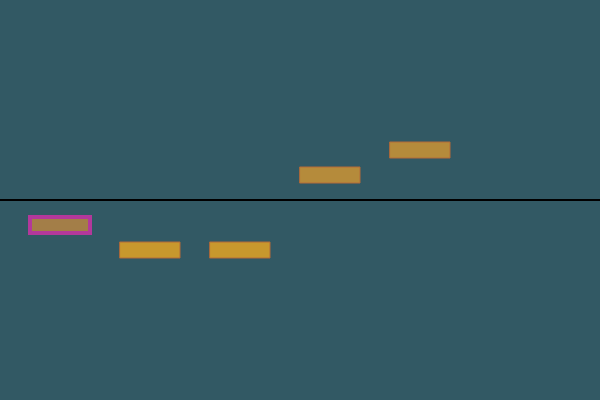
Frame 1 (no input)
Frame 2 (the mouse pressed at the canvas centre, redrawn once): identical to frame 1, image omitted

The p5.js sketch that drew this single still picture (run headless with seeded random() and noise() and a simulated clock; the mouse was pressed at the canvas centre and the sketch redrawn once):

// p5.js sketch
// ── sketch.js
// TODO allow for the use of es6

// how many rows board is subdivided into (MUST BE EVEN)
var row_number = 16;
// number of lines
var difficulty = 5;
// min moves to win
var shuffle_amount = 3;

// line dimension an spacing
var line_width_ratio = 0.1;
var line_height_ratio = 0.04;
var line_gap_ratio = 0.05;

// instantiate a global state controller object (theres probably a better way to do it)
 var stateContr = new SelectedStateController();

// array for the line objects
 var middle_lines = [];

// NOTE: variables in setup are not global scope 
function setup() {

   // Create the canvas
  createCanvas(600, 400);

  // color parameters
  colorMode(RGB, 255);

  // stop from looping thru draw()
  noLoop();

  initializeBoard(difficulty);
  
}

function draw() {
  // draw the background color
  background(50, 89, 100);
  // draw the center line
  strokeWeight(2);
  stroke('black');
  line(0, height*0.5, width, height*0.5);
  // update the display based on the internal state of the objects 
  refreshMiddleLinesDisplay();
}

// MiddleLine class
function MiddleLine ( _board_position, _id ) {
  // TODO use map instead of id
  this.id = _id;
  // start at win condition then let initialize
  this.vertical_position = 0;
  this.initial_vertical_position = _board_position;
  this.is_selected = false;
  // set the line color based on its initial distance from center
  this.line_color = colorFromHeight( this.initial_vertical_position );

  // width and height are P5 canvas globals
  this.line_width = width * line_width_ratio;
  this.line_height = height * line_height_ratio;

}

MiddleLine.prototype.display = function () {
  // choose the color based on selected status
  if ( this.is_selected == true ) {
    // purple
    strokeWeight(4);
    stroke(179, 56, 155);
  } else {
    // orange
    strokeWeight(1);
    stroke(179, 107, 56);
  }

  // voodoo: width - ( gap(i+1) + bar(i) )
  var x_val = ( ( width*line_gap_ratio )*( this.id+1 ) + ( width*line_width_ratio )*( this.id ) )
  /* voodoo: start in the middle, move in increments of the row gap times 
   * the position, and then add a small adjustment to center the line
   */
  var y_val = ( height*0.5 ) - ( ( height/row_number ) * this.vertical_position ) - (this.line_height/2);

  // By default, the first two parameters to rect() are the 
  // coordinates of the upper-left corner and the second pair
  // is the width and height
  fill( this.line_color );
  rect( x_val, y_val, this.line_width, this.line_height);
}

/**
 * A line moves itself and its neighbors in increments of its initial distance from center
 */
MiddleLine.prototype.moveUpOrDown = function (  signed_step ) {
  if ( signed_step > 0 ) {
    this.moveNeighbors( abs(this.initial_vertical_position) );
    this.vertical_position += abs(this.initial_vertical_position);
  } else {
    this.moveNeighbors( abs(this.initial_vertical_position)*(-1) );
    this.vertical_position -= abs(this.initial_vertical_position);
  }
}
MiddleLine.prototype.moveNeighbors = function ( amount ) {
  var left_dude = (this.id) - 1;
  var right_dude = (this.id) + 1;
  // only move lines that exist
  if ( !(left_dude < 0 ) ) {
    middle_lines[left_dude].vertical_position += amount;
  }
  if ( right_dude < middle_lines.length ) {
    middle_lines[right_dude].vertical_position += amount;
  }
}

function SelectedStateController () {
  // internal state keeping track of selected line to prevent looping thru to find it
  this.selected_middle_line_id = 0;

  this.moveLeftOrRight = function ( leftOrRight ) {
    // deselect the previous line then change to the next
    middle_lines[this.selected_middle_line_id].is_selected = false;
    var next = this.selected_middle_line_id + leftOrRight;
    // wrap the selected line around or inc/dec
    if ( next < 0 ) {
      middle_lines[middle_lines.length - 1].is_selected = true;
      this.selected_middle_line_id = middle_lines.length - 1;
    } else if ( next == middle_lines.length ) {
      middle_lines[0].is_selected = true;
      this.selected_middle_line_id = 0;
    } else {
      middle_lines[next].is_selected = true;
      this.selected_middle_line_id = next;
    }
  };

}

function refreshMiddleLinesDisplay () {
  // loop thru and draw all the lines
  for (i=0; i<middle_lines.length; i++) {
    middle_lines[i].display();
  }
}

function initializeBoard( difficulty_value ) {
  // create the lines
  for (i=0; i<difficulty_value; i++) {
    middle_lines.push( new MiddleLine( randomHeight(), i ));
  }
  // set the selected line as the first one
  middle_lines[0].is_selected = true;
  
  // randomize the board state by starting from a solved condition then working backwards
  for (i=0; i<shuffle_amount; i++) {
   // random number between min and max:
   // Math.floor(Math.random()*(max-min+1)+min)
   var random_line_index = Math.floor( Math.random()*( middle_lines.length ) );
   console.log('This line(0-(length-1)) was moved: ',random_line_index);
   // plusOrMinus = Math.random() < 0.5 ? -1 : 1
   var upOrDown =  Math.random() < 0.5 ? -1 : 1;
   console.log('Up(1) or down(-1): ', upOrDown);
   middle_lines[ random_line_index ].moveUpOrDown( upOrDown );
  }
}

function randomHeight () {
  // plusOrMinus = Math.random() < 0.5 ? -1 : 1
  var rand_unsigned_height = Math.floor(Math.random() * (3)) + 1;
  var plusOrMinus = Math.random() < 0.5 ? -1 : 1;
  return rand_unsigned_height * plusOrMinus;
}

function colorFromHeight ( signed_height ) {
  var max_distance = row_number/2;
  var steps = 1/max_distance;
  var abs_height = abs(signed_height);
  var inc = steps*abs_height;
  // TODO find a way to move the values to the top of the file
  var start_color = color(218, 165, 32);
  var end_color = color(72, 61, 139);
  return lerpColor(start_color, end_color, steps*abs_height);
}

function keyPressed() {
  if (keyCode === LEFT_ARROW) {
    stateContr.moveLeftOrRight(-1);
  } else if (keyCode === RIGHT_ARROW) {
    stateContr.moveLeftOrRight(1);
  } else if (keyCode === UP_ARROW) {
    middle_lines[ stateContr.selected_middle_line_id ].moveUpOrDown( 1 );
  } else if (keyCode === DOWN_ARROW) {
    middle_lines[ stateContr.selected_middle_line_id ].moveUpOrDown ( -1 );
  }
  // refresh display after any changes
  redraw();
}

// ── branch.js
function Branch( parent, position, direction ) {
	this.position = position;
	this.parent = parent;
	this.direction = direction;
	this.original_direction = this.direction.copy();
	this.count = 0;
	this.length = branch_length;
	this.thickness = 1;

	this.reset = function () {
		this.direction = this.original_direction.copy();
		this.count = 0;
	}

	this.next = function() {
		var next_direction = p5.Vector.mult( this.direction, this.length );
		var next_position = p5.Vector.add( this.position, next_direction );
		return new Branch( this, next_position, this.direction.copy() );
	}

	this.show = function() {
		if ( parent != null ) {
			strokeWeight( Math.floor( this.thickness ) );
			stroke(232, 236, 4);
			line( this.parent.position.x, this.parent.position.y, this.position.x, this.position.y);
		}
	}
}
// ── leaf.js
function Leaf() {
	this.position = createVector( random( width ), random( height ) );
	this.reached = false;

	this.show = function() {
		fill(236, 102, 4);
		noStroke();
		ellipse( this.position.x, this.position.y, 4, 4 );
	} 
}
// ── tree.js
function Tree() {
	this.leaves = [];
	this.branches = [];
	this.initialized = false;

	this.continue_grow = true;
	this.grow_cycles_since_last_grown = 0;

	for (var i = 0; i < num_leaves; i++) {
		this.leaves.push(new Leaf());
	}


	this.initialize = function ( x, y) {
		var position = createVector( x, y );
		var direction = createVector( 0, -1 );
		var root_branch = new Branch( null, position, direction);
		this.branches.push(root_branch);

		var current = root_branch;
		var found = false;
		while ( !found ) {
			for (var i = 0; i < this.leaves.length; i++) {
				var d = p5.Vector.dist( current.position, this.leaves[i].position );
				if ( d < max_dist) {
					found = true
				}
			}
			if ( !found ) {
				current = current.next();
				this.branches.push(current);
			}
		}
	}

	

	this.grow = function () {
		var num_leaves_left = this.leaves.length;

		for (var i = 0; i < this.leaves.length; i++) {
			var leaf = this.leaves[i];

			var closest_branch = null;
			var record = width + height;
			for (var k = 0; k < this.branches.length; k++) {
				var d = p5.Vector.dist( leaf.position, this.branches[k].position );
				if ( d < min_dist ) {
					leaf.reached = true;
					closest_branch = null;
					break;
				} else if ( d > max_dist ) {
					// do nothing
				} else if ( closest_branch == null || d < record ) {
					closest_branch = this.branches[k];
					record = d;
				}
			}
			if ( closest_branch != null ) {
				var new_direction = p5.Vector.sub( leaf.position, closest_branch.position );
				new_direction.normalize();
				closest_branch.direction.add(new_direction);
				closest_branch.count++;
			}
		}

		for (var i = this.leaves.length-1; i >= 0; i--) {
			if ( this.leaves[i].reached ) {
				this.leaves.splice( i, 1 );
			}
		}
		for (var i = this.branches.length-1; i >= 0; i--) {
			var branch = this.branches[i];
			if ( branch.count > 0 ) {
				branch.direction.div( branch.count );
				this.branches.push( branch.next() );
			}
			branch.thickness += thickness_rate;
			branch.reset();
		}
		if ( num_leaves_left == this.leaves.length ) {
			this.grow_cycles_since_last_grown++;
		} else {
			this.grow_cycles_since_last_grown = 0;
		}
		if ( tree.grow_cycles_since_last_grown > 10 ) {
			noLoop();
		}
	}
	
	this.show = function() {
		for (var i = 0; i < this.leaves.length; i++) {
			this.leaves[i].show();
		}

		for (var i = 0; i < this.branches.length; i++) {
			this.branches[i].show();
		}
	}
}
